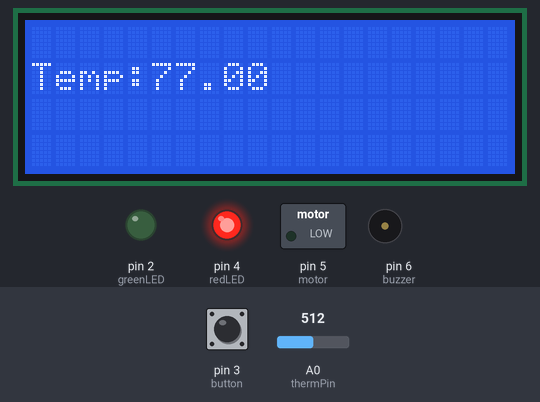
The sketch below on a simulated Arduino Uno, built with avr-gcc and run on an emulated ATmega328P. Parts: 20×4 character LCD, switched loads named in the sketch (green lamp = pin HIGH), output pins drawn as LEDs (lit = HIGH), buzzer (waves = sounding). The test bench sets the inputs (shaded band); at power-on: pin 3 (button) LOW, A0 (thermPin) = 512. What the sketch prints to the serial monitor is not drawn.

Above: at 1.2 s.
1.3 s: pin 3 (button) pulled HIGH for 0.15 s
At 2.2 s:
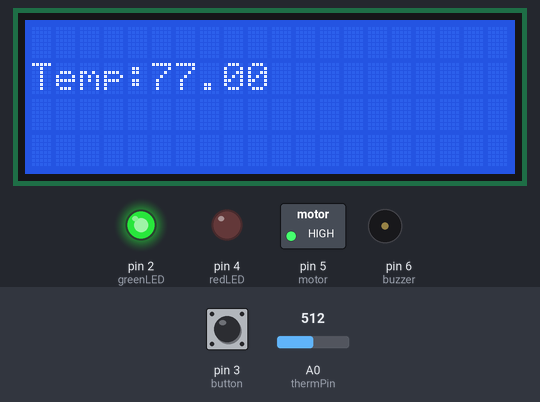
4.4 s: A0 (thermPin) set to 545
At 7.1 s:
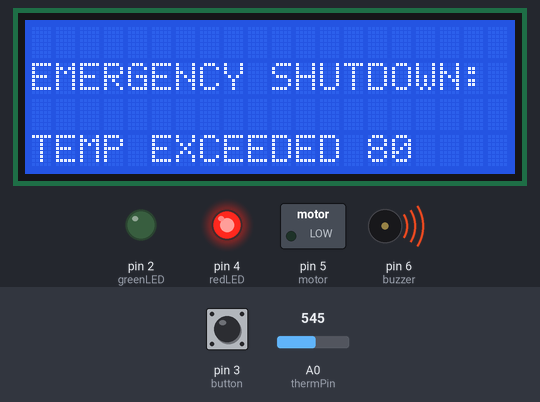
At 8.3 s:
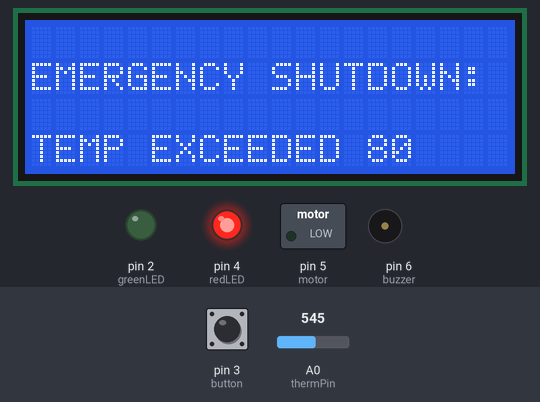
Timing chart, 0 to 9.8 s (numbered marks = the images above; inputs shaded):
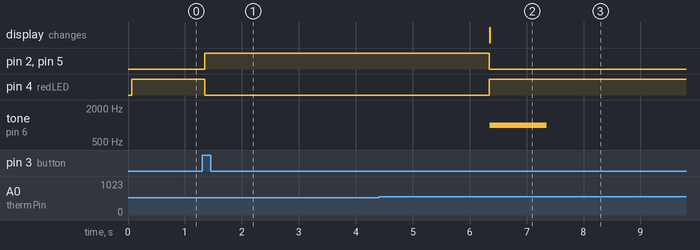

The sketch:

InfusionPump.ino
```cpp
/*
*   This project runs an infusion pump. Once started using a button, it will run for 5 seconds then stay off for 20 seconds, looping this process
*   until the user presses the button again.
*
*   The pump will complete it's cycle even if the button is pressed in the middle of a loop.
*
* @author Harvey
* @date 11/7/2022
*/

#include <LiquidCrystal.h>

LiquidCrystal lcd(7,8,9,10,11,12,13);

int greenLED = 2; // green LED set to pin 2
int redLED = 4; // red LED set to pin 4
int button = 3; // button set to pin 3
int motor = 5; // motor set to pin 6
int buttonInput = 0; // buttonInput set to 0 meaning not pressed

int buzzer = 6; // buzzer set to pin 6
int thermPin = A0; // thermal input A0 pin
int thermValue = 0; // thermal value initialized to 0

static bool pressedStatus;

/*
* Setup function.
* Initialize pins
*/
void setup() {
  pinMode(greenLED,OUTPUT);
  pinMode(redLED,OUTPUT);
  pinMode(button,INPUT);
  pinMode(thermPin,INPUT);
  pinMode(buzzer,OUTPUT);
  Serial.begin(9600);
  Serial.println("Program Reset");

  lcd.begin(20,4);               // name.begin(cols,rows) is the code that gives the dimensions of the LCD
  lcd.clear();		    //Has the LCD blank the screen
  lcd.setCursor(0,1);	  //set cursor to column 0, row 2
  lcd.print("Program Reset");
}


/*
* Loop code
*/
void loop() {
  pumpMain();

  lcd.clear(); // clear screen
  lcd.setCursor(0,1);	  //set cursor to column 0, row 2
  lcd.print("Temp:" + String(thermOutput())); // print temp to screen
  Serial.print("Temp:" + String(thermOutput())); // print temp to serial monitor
}


/*
* Checks if button was pressed, if so, run pump for 5 seconds, then turn pump off for 20 seconds and loop
* If pump wasn't pressed, keep pump OFF
*
* @author Harvey
* 11/05/2022
*/
void pumpMain(){
  if(isPressed()==true){
    pumpOn();
    delay(5000); // wait for 5 seconds with motor ON
    pumpOff();

    if(thermOutput()>=80){
      pressedStatus = false; // set pressed to false
      lcd.clear(); // clear screen
      lcd.setCursor(0,1);	  //set cursor to column 0, row 2
      lcd.print("EMERGENCY SHUTDOWN: TEMP EXCEEDED 80"); // print to screen
      Serial.println("EMERGENCY SHUTDOWN: TEMP EXCEEDED 80"); // print warning to user
      tone(buzzer,1000,1000); // play buzzer tone for 1 second
      pumpOff(); // disable pump
    }

    delay(20000); // Wait 20 seconds
    lcd.clear(); // clear screen
  }
  else{
    pumpOff(); // disable pump
  }
}


/*
* Turn the pump on
* Turn the green LED on
*
*/
void pumpOn(){
  Serial.println("  Motor on  ");
  analogWrite(motor,255); // turn motor to max speed
  digitalWrite(greenLED,HIGH); // green LED ON
  digitalWrite(redLED,LOW);// red LED OFF
}


/**
* Turn the pump off
* Turn the green LED off, red LED ON
* Wait 20 seconds
*/
void pumpOff(){
  Serial.println("  Motor off");
  analogWrite(motor,0); // Turn motor OFF
  digitalWrite(greenLED,LOW); // turn green LED OFF
  digitalWrite(redLED,HIGH); // turn red LED ON
}


/*
* Check if button has been pressed
* If it has been pressed before, it will set it to false
*
*
*/
bool isPressed(){
  buttonInput = digitalRead(button); //. read button input

  if(buttonInput == 1 && pressedStatus == true){ // if button pressed and its already been pressed before
    Serial.println("pressed to false");
    pressedStatus = false; // set pressed to false
    return pressedStatus;
  }
  else if(buttonInput == 1 && pressedStatus == false){ // If button pressed
    Serial.println("pressed to true");
    pressedStatus = true; // set pressed to true
    return pressedStatus;
  }
  return pressedStatus;
}


/*
* Check temp in fahrenheit
* Returns a float which is the temp in F
*
*
*/
float thermOutput(){
  thermValue=analogRead(thermPin);

  int R25 = 10000; //Ohms
	float a1 = 3.354016E-3;
	float b1 = 2.56985E-4;
	float c1 = 2.620131E-6;
	float d1 = 6.383091E-8;

  float voltage = float(thermValue)*(5000.0/1024.0); //units are milivolts
  float Rdivider = 10000; //Resistance in Ohms of the other resistor.
  float Rtherm = Rdivider*((5000.0/voltage) -1); //Voltage divider equation

  //Thermistor resistance-to-temperature conversion equation (from datasheet)
	float Tkelvin = 1/(a1 + b1*log(Rtherm/R25) \
		+ c1*log(Rtherm/R25)*log(Rtherm/R25) \
		+ d1*log(Rtherm/R25)*log(Rtherm/R25)*log(Rtherm/R25));

  //Temperature conversions
	float Tcelsius = Tkelvin - 273.15;
	float Tfahren = (Tcelsius*(9.0/5.0))+32.0;

  return Tfahren; // return fahrenheit
}
```

Measured:
- the behaviour switches between 530 and 531 on A0 (thermPin) (found by bisection; images 1 and 2)
- after the input at 1.3 s, pin 2 (greenLED), pin 5 (motor): LOW → HIGH after 0.05 s; pin 4 (redLED): HIGH → LOW after 0.05 s
- after the input at 4.4 s, pin 2 (greenLED), pin 5 (motor): goes on until 6.3 s, then stays LOW; pin 4 (redLED): goes on until 6.3 s, then stays HIGH; tone on pin 6 (buzzer): silent → 1000 Hz after 2.0 s, → silent 1.0 s later; the display: changes after 2.0 s (image 2)
